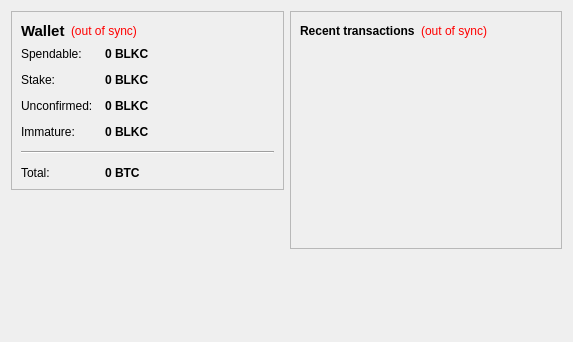
<?xml version="1.0" encoding="UTF-8"?>
<ui version="4.0">
 <class>OverviewPage</class>
 <widget class="QWidget" name="OverviewPage">
  <property name="geometry">
   <rect>
    <x>0</x>
    <y>0</y>
    <width>573</width>
    <height>342</height>
   </rect>
  </property>
  <property name="windowTitle">
   <string>Form</string>
  </property>
  <layout class="QHBoxLayout" name="horizontalLayout" stretch="1,1">
   <item>
    <layout class="QVBoxLayout" name="verticalLayout_2">
     <item>
      <widget class="QFrame" name="frame">
       <property name="frameShape">
        <enum>QFrame::StyledPanel</enum>
       </property>
       <property name="frameShadow">
        <enum>QFrame::Raised</enum>
       </property>
       <layout class="QVBoxLayout" name="verticalLayout_4">
        <item>
         <layout class="QHBoxLayout" name="horizontalLayout_4">
          <item>
           <widget class="QLabel" name="label_5">
            <property name="font">
             <font>
              <pointsize>11</pointsize>
              <weight>75</weight>
              <bold>true</bold>
             </font>
            </property>
            <property name="text">
             <string>Wallet</string>
            </property>
           </widget>
          </item>
          <item>
           <widget class="QLabel" name="labelWalletStatus">
            <property name="toolTip">
             <string>The displayed information may be out of date. Your wallet automatically synchronizes with the BitLinkCoin network after a connection is established, but this process has not completed yet.</string>
            </property>
            <property name="styleSheet">
             <string notr="true">QLabel { color: red; }</string>
            </property>
            <property name="text">
             <string notr="true">(out of sync)</string>
            </property>
            <property name="alignment">
             <set>Qt::AlignLeading|Qt::AlignLeft|Qt::AlignVCenter</set>
            </property>
           </widget>
          </item>
          <item>
           <spacer name="horizontalSpacer_2">
            <property name="orientation">
             <enum>Qt::Horizontal</enum>
            </property>
            <property name="sizeHint" stdset="0">
             <size>
              <width>40</width>
              <height>20</height>
             </size>
            </property>
           </spacer>
          </item>
         </layout>
        </item>
        <item>
         <layout class="QFormLayout" name="formLayout_2">
          <property name="fieldGrowthPolicy">
           <enum>QFormLayout::AllNonFixedFieldsGrow</enum>
          </property>
          <property name="horizontalSpacing">
           <number>12</number>
          </property>
          <property name="verticalSpacing">
           <number>12</number>
          </property>
          <item row="0" column="0">
           <widget class="QLabel" name="label">
            <property name="text">
             <string>Spendable:</string>
            </property>
           </widget>
          </item>
          <item row="0" column="1">
           <widget class="QLabel" name="labelBalance">
            <property name="font">
             <font>
              <weight>75</weight>
              <bold>true</bold>
             </font>
            </property>
            <property name="cursor">
             <cursorShape>IBeamCursor</cursorShape>
            </property>
            <property name="toolTip">
             <string>Your current spendable balance</string>
            </property>
            <property name="text">
             <string notr="true">0 BLKC</string>
            </property>
            <property name="textInteractionFlags">
             <set>Qt::LinksAccessibleByMouse|Qt::TextSelectableByKeyboard|Qt::TextSelectableByMouse</set>
            </property>
           </widget>
          </item>
          <item row="1" column="0">
           <widget class="QLabel" name="label_6">
            <property name="text">
             <string>Stake:</string>
            </property>
           </widget>
          </item>
          <item row="1" column="1">
           <widget class="QLabel" name="labelStake">
            <property name="font">
             <font>
              <weight>75</weight>
              <bold>true</bold>
             </font>
            </property>
            <property name="cursor">
             <cursorShape>IBeamCursor</cursorShape>
            </property>
            <property name="toolTip">
             <string>Total of coins that was staked, and do not yet count toward the current balance</string>
            </property>
            <property name="text">
             <string notr="true">0 BLKC</string>
            </property>
            <property name="textInteractionFlags">
             <set>Qt::LinksAccessibleByMouse|Qt::TextSelectableByKeyboard|Qt::TextSelectableByMouse</set>
            </property>
           </widget>
          </item>
          <item row="2" column="0">
           <widget class="QLabel" name="label_3">
            <property name="text">
             <string>Unconfirmed:</string>
            </property>
           </widget>
          </item>
          <item row="2" column="1">
           <widget class="QLabel" name="labelUnconfirmed">
            <property name="font">
             <font>
              <weight>75</weight>
              <bold>true</bold>
             </font>
            </property>
            <property name="cursor">
             <cursorShape>IBeamCursor</cursorShape>
            </property>
            <property name="toolTip">
             <string>Total of transactions that have yet to be confirmed, and do not yet count toward the current balance</string>
            </property>
            <property name="text">
             <string notr="true">0 BLKC</string>
            </property>
            <property name="textInteractionFlags">
             <set>Qt::LinksAccessibleByMouse|Qt::TextSelectableByKeyboard|Qt::TextSelectableByMouse</set>
            </property>
           </widget>
          </item>
          <item row="3" column="0">
           <widget class="QLabel" name="labelImmatureText">
            <property name="text">
             <string>Immature:</string>
            </property>
           </widget>
          </item>
          <item row="3" column="1">
           <widget class="QLabel" name="labelImmature">
            <property name="font">
             <font>
              <weight>75</weight>
              <bold>true</bold>
             </font>
            </property>
            <property name="toolTip">
             <string>Mined balance that has not yet matured</string>
            </property>
            <property name="text">
             <string notr="true">0 BLKC</string>
            </property>
            <property name="textInteractionFlags">
             <set>Qt::LinksAccessibleByMouse|Qt::TextSelectableByKeyboard|Qt::TextSelectableByMouse</set>
            </property>
           </widget>
          </item>
          <item row="4" column="0" colspan="2">
           <widget class="Line" name="line">
            <property name="orientation">
             <enum>Qt::Horizontal</enum>
            </property>
           </widget>
          </item>
          <item row="5" column="0">
           <widget class="QLabel" name="labelTotalText">
            <property name="text">
             <string>Total:</string>
            </property>
           </widget>
          </item>
          <item row="5" column="1">
           <widget class="QLabel" name="labelTotal">
            <property name="font">
             <font>
              <weight>75</weight>
              <bold>true</bold>
             </font>
            </property>
            <property name="cursor">
             <cursorShape>IBeamCursor</cursorShape>
            </property>
            <property name="toolTip">
             <string>Your current total balance</string>
            </property>
            <property name="text">
             <string notr="true">0 BTC</string>
            </property>
            <property name="textInteractionFlags">
             <set>Qt::LinksAccessibleByMouse|Qt::TextSelectableByKeyboard|Qt::TextSelectableByMouse</set>
            </property>
           </widget>
          </item>
         </layout>
        </item>
       </layout>
      </widget>
     </item>
     <item>
      <spacer name="verticalSpacer">
       <property name="orientation">
        <enum>Qt::Vertical</enum>
       </property>
       <property name="sizeHint" stdset="0">
        <size>
         <width>20</width>
         <height>40</height>
        </size>
       </property>
      </spacer>
     </item>
    </layout>
   </item>
   <item>
    <layout class="QVBoxLayout" name="verticalLayout_3">
     <item>
      <widget class="QFrame" name="frame_2">
       <property name="frameShape">
        <enum>QFrame::StyledPanel</enum>
       </property>
       <property name="frameShadow">
        <enum>QFrame::Raised</enum>
       </property>
       <layout class="QVBoxLayout" name="verticalLayout">
        <item>
         <layout class="QHBoxLayout" name="horizontalLayout_2">
          <item>
           <widget class="QLabel" name="label_4">
            <property name="text">
             <string>&lt;b&gt;Recent transactions&lt;/b&gt;</string>
            </property>
           </widget>
          </item>
          <item>
           <widget class="QLabel" name="labelTransactionsStatus">
            <property name="toolTip">
             <string>The displayed information may be out of date. Your wallet automatically synchronizes with the BitLinkCoin network after a connection is established, but this process has not completed yet.</string>
            </property>
            <property name="styleSheet">
             <string notr="true">QLabel { color: red; }</string>
            </property>
            <property name="text">
             <string notr="true">(out of sync)</string>
            </property>
            <property name="alignment">
             <set>Qt::AlignRight|Qt::AlignTrailing|Qt::AlignVCenter</set>
            </property>
           </widget>
          </item>
          <item>
           <spacer name="horizontalSpacer">
            <property name="orientation">
             <enum>Qt::Horizontal</enum>
            </property>
            <property name="sizeHint" stdset="0">
             <size>
              <width>40</width>
              <height>20</height>
             </size>
            </property>
           </spacer>
          </item>
         </layout>
        </item>
        <item>
         <widget class="QListView" name="listTransactions">
          <property name="styleSheet">
           <string notr="true">QListView { background: transparent; }</string>
          </property>
          <property name="frameShape">
           <enum>QFrame::NoFrame</enum>
          </property>
          <property name="verticalScrollBarPolicy">
           <enum>Qt::ScrollBarAlwaysOff</enum>
          </property>
          <property name="horizontalScrollBarPolicy">
           <enum>Qt::ScrollBarAlwaysOff</enum>
          </property>
          <property name="selectionMode">
           <enum>QAbstractItemView::NoSelection</enum>
          </property>
         </widget>
        </item>
       </layout>
      </widget>
     </item>
     <item>
      <spacer name="verticalSpacer_2">
       <property name="orientation">
        <enum>Qt::Vertical</enum>
       </property>
       <property name="sizeHint" stdset="0">
        <size>
         <width>20</width>
         <height>40</height>
        </size>
       </property>
      </spacer>
     </item>
    </layout>
   </item>
  </layout>
 </widget>
 <resources/>
 <connections/>
</ui>
